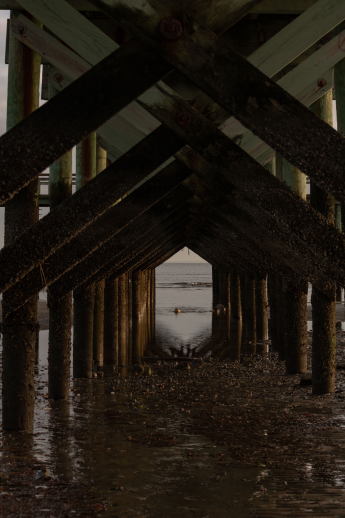
#> input picture Tugas-3/image04.png, 345 x 518 px
$ python 'F55121053_Tiara Juli Arsita_B_Histogram Equalization.py'
#> lines starting #> are read from the running program, lines starting #| are printed output that depends on the picture
import cv2
import numpy as np
from matplotlib import pyplot as plt
# membaca citra
image = cv2.imread('image04.png', 0)
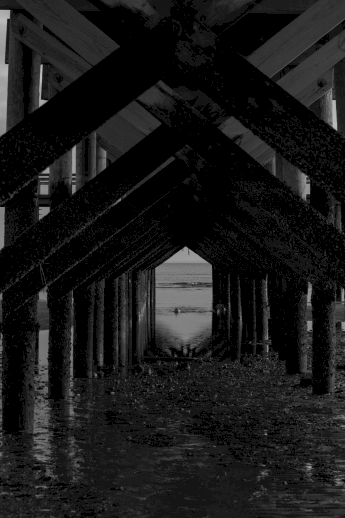
#> image: shape (518, 345); min 0, max 190, mean 24.5

# membuat  histogram
hist, bins = np.histogram(image.flatten(), 256, [0, 256])
#> hist = 256 values, max 72765 at index 0, min 0 at index 6, mean 698.1; bins = 257 values from 0 to 256

# menampilkan histogram sebelum perbaikan
plt.hist(image.flatten(), 256, [0, 256])
plt.xlim([0, 256])
plt.show()
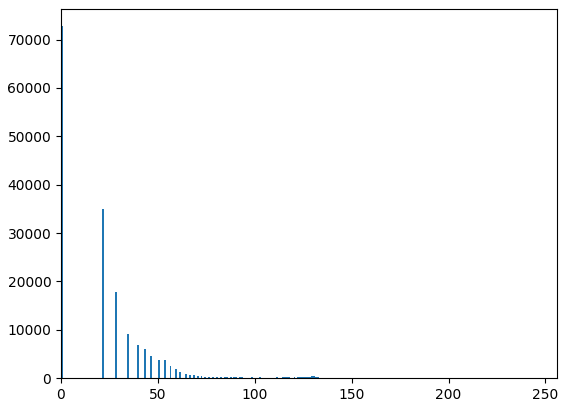
#> figure drawn by matplotlib, 1 panel; tallest bar 72765 high, from x = 0 to 1

# melakukan ekualisasi histogram
equalized_img = cv2.equalizeHist(image)
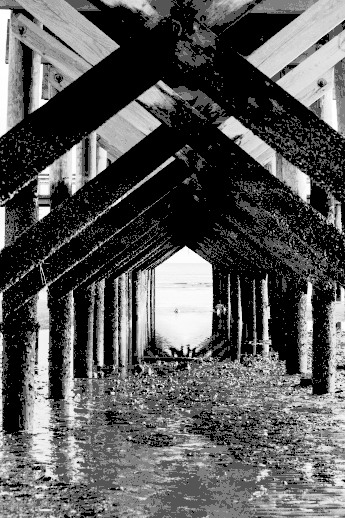
#> equalized_img: shape (518, 345); min 0, max 255, mean 87.6

# membuat histogram setelah perbaikan
hist_result, bins_result = np.histogram(equalized_img.flatten(), 256, [0, 256])
#> hist_result = 256 values, max 72873 at index 0, min 0 at index 1, mean 698.1; bins_result = 257 values from 0 to 256

# menampilkan histogram setelah perbaikan
plt.hist(equalized_img.flatten(), 256, [0, 256])
plt.xlim([0, 256])
plt.show()
#> figure, not shown here; tallest bar 72873 high, from x = 0 to 1

# menampilkan citra asli dan hasil perbaikan
cv2.imshow('Original Image', image)
cv2.imshow('Equalized Image', equalized_img)

cv2.waitKey(0)
cv2.destroyAllWindows()

$ run again, with Tugas-3/image01.png copied over Tugas-3/image04.png
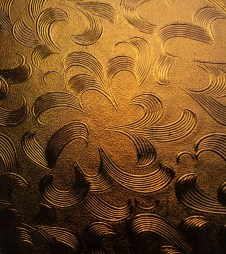
#> input picture Tugas-3/image01.png, 226 x 254 px
#> hist = 256 values, max 6677 at index 0, min 0 at index 1, mean 224.2; bins = 257 values from 0 to 256
#> `equalized_img = cv2.equalizeHist(image)`:
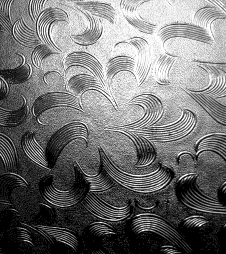
#> equalized_img: shape (254, 226); min 0, max 255, mean 114.4
#> hist_result has the same summary as hist
#> `plt.show()`:
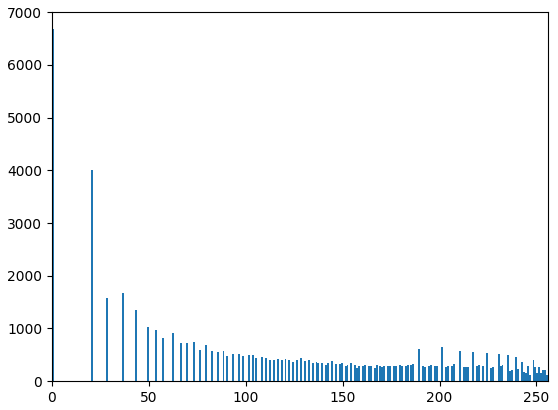
#> figure drawn by matplotlib, 1 panel; tallest bar 6677 high, from x = 0 to 1

$ run again, with Tugas-3/image02.png copied over Tugas-3/image04.png
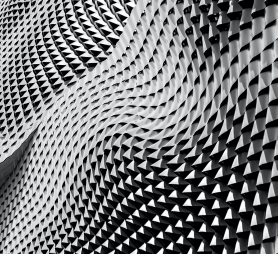
#> input picture Tugas-3/image02.png, 278 x 254 px
#> hist = 256 values, max 11844 at index 0, min 0 at index 63, mean 275.8; bins = 257 values from 0 to 256
#> `equalized_img = cv2.equalizeHist(image)`:
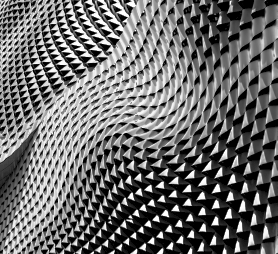
#> equalized_img: shape (254, 278); min 0, max 255, mean 107
#> hist_result = 256 values, max 11844 at index 0, min 0 at index 1, mean 275.8; bins_result = 257 values from 0 to 256
#> `plt.show()`:
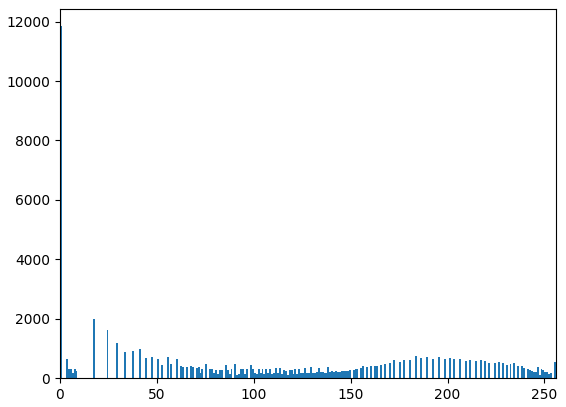
#> figure drawn by matplotlib, 1 panel; tallest bar 11844 high, from x = 0 to 1

$ run again, with Tugas-3/image03.png copied over Tugas-3/image04.png
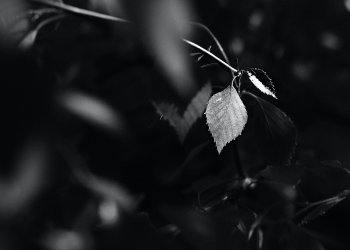
#> input picture Tugas-3/image03.png, 350 x 250 px
#> hist = 256 values, max 48895 at index 0, min 0 at index 1, mean 341.8; bins = 257 values from 0 to 256
#> `plt.show()`:
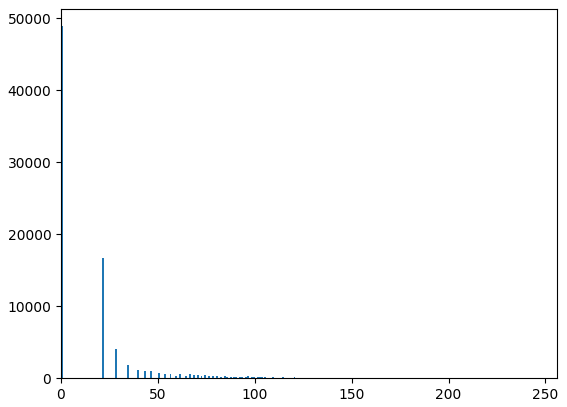
#> figure drawn by matplotlib, 1 panel; tallest bar 48895 high, from x = 0 to 1
#> `equalized_img = cv2.equalizeHist(image)`:
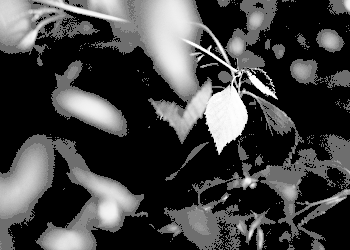
#> equalized_img: shape (250, 350); min 0, max 255, mean 67.7
#> hist_result has the same summary as hist
